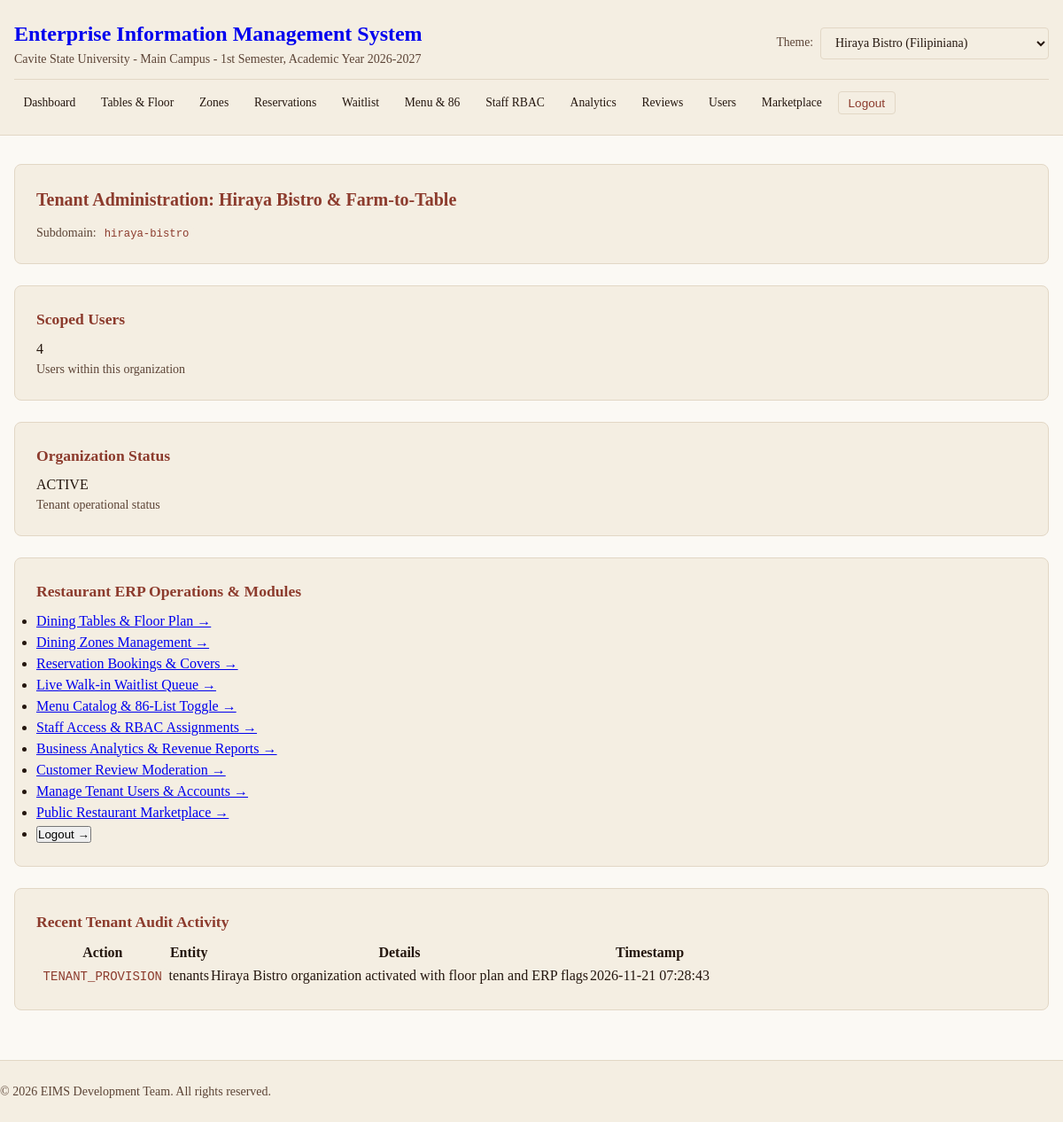
The page /admin/dashboard (signed in) on the database its author committed.
### tables this page shows
CREATE TABLE IF NOT EXISTS tenants (
    id VARCHAR(36) PRIMARY KEY,
    name VARCHAR(255) NOT NULL,
    subdomain VARCHAR(64) NOT NULL UNIQUE,
    is_active INTEGER NOT NULL DEFAULT 1,
    created_at TIMESTAMP DEFAULT CURRENT_TIMESTAMP,
    updated_at TIMESTAMP DEFAULT CURRENT_TIMESTAMP
);

CREATE TABLE IF NOT EXISTS audit_logs (
    id VARCHAR(36) PRIMARY KEY,
    tenant_id VARCHAR(36) NOT NULL,
    user_id VARCHAR(36),
    action VARCHAR(128) NOT NULL,
    entity VARCHAR(64) NOT NULL,
    entity_id VARCHAR(36),
    details TEXT,
    ip_address VARCHAR(45),
    created_at TIMESTAMP DEFAULT CURRENT_TIMESTAMP,
    FOREIGN KEY (tenant_id) REFERENCES tenants(id) ON DELETE CASCADE,
    FOREIGN KEY (user_id) REFERENCES users(id) ON DELETE SET NULL
);

### app/Views/dashboards/admin.php (the view, shortened to what the rows shown need)
<?php
require_once __DIR__ . '/../layouts/header.php';
?>
<section class="card">
    <h2>Tenant Administration: <?= htmlspecialchars($tenant['name'] ?? 'Organization', ENT_QUOTES, 'UTF-8') ?></h2>
    <p class="subtitle">Subdomain: <code><?= htmlspecialchars($tenant['subdomain'] ?? 'default', ENT_QUOTES, 'UTF-8') ?></code></p>
</section>
<section class="card">
    <?php if (empty($recentLogs)): ?>
        <p class="subtitle">No recent audit logs for this organization.</p>
    <?php else: ?>
        <div class="specimen-table-scroll">
            <table class="specimen-table-spaced">
                <thead>
                    <tr class="specimen-row-header">
                        <th class="specimen-cell">Action</th>
                        <th class="specimen-cell">Entity</th>
                        <th class="specimen-cell">Details</th>
                        <th class="specimen-cell">Timestamp</th>
                    </tr>
                </thead>
                <tbody>
                    <?php foreach ($recentLogs as $log): ?>
                        <tr class="specimen-row">
                            <td class="specimen-cell"><code><?= htmlspecialchars($log['action'], ENT_QUOTES, 'UTF-8') ?></code></td>
                            <td class="specimen-cell"><?= htmlspecialchars($log['entity'], ENT_QUOTES, 'UTF-8') ?></td>
                            <td class="specimen-cell"><?= htmlspecialchars($log['details'] ?? '', ENT_QUOTES, 'UTF-8') ?></td>
                            <td class="specimen-cell"><?= htmlspecialchars($log['created_at'], ENT_QUOTES, 'UTF-8') ?></td>
                        </tr>
                    <?php endforeach; ?>
                </tbody>
            </table>
        </div>
    <?php endif; ?>
</section>
<?php
require_once __DIR__ . '/../layouts/footer.php';
?>

### rows shown on the page
tenants: name "Hiraya Bistro & Farm-to-Table", subdomain "hiraya-bistro"
audit_logs: action "TENANT_PROVISION", entity "tenants", details "Hiraya Bistro organization activated with floor plan and ERP flags", created_at "2026-11-21 07:28:43"

### other values the page prints
$sys['name'] "Enterprise Information Management System"
$userCount "4"
